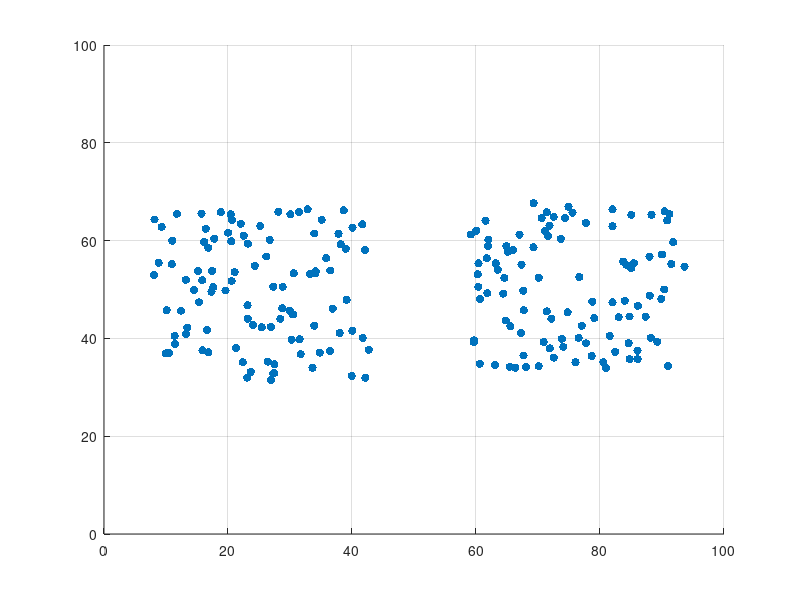

Write the MATLAB code that produced this figure. (Note: this script raises an error after producing the figure.)
%% Data generation
clear; close all; clc;

% Create cluster 1
cluster1 = 35*rand(100,2);
cluster1 = cluster1 - mean(cluster1);

% Create cluster 2
cluster2 = 35*rand(100,2);
cluster2 = cluster2 - mean(cluster2);

% Place clusters
data = [cluster1 + [25,50]; cluster2 + [75,50]];
scatter(data(:,1), data(:,2), 'filled');
axis([0 100 0 100]); grid on;

% Test set
test = rand(1000,2);

%% Kernel PCA

% Create object
kp = kernel_pca;
% Set the dataset
kp.set_data(data);
% Get the similarity matrix
S_kp = kp.similarity;
% Solve the eigendecomposition
[V_kp,W_kp,D_kp] = kp.eigensolve;
% Get the degree matrix
deg_kp = kp.deegre;
% Get the eigenfunctions for the points in 'test'
funs_kp = kp.eigenfun(test);
% Get the embedding defined by the eingenvectors in 'space'
U_kp = kp.embedding([1,2]);
% Plot the eigenfunctions
kp.plot_eigenfun;
% Plot the embedding
kp.plot_embedding([1,2]);
% Plot the similarity matrix
kp.plot_similarity;

%% Diffusion Maps

% Create object
dm = kernel_pca;
% Set the dataset
dm.set_data(data);
% Get the similarity matrix
S_dm = dm.similarity;
% Solve the eigendecomposition
[V_dm,W_dm,D_dm] = dm.eigensolve;
% Get the degree matrix
deg_dm = dm.deegre;
% Get the eigenfunctions for the points in 'test'
funs_dm = dm.eigenfun(test);
% Get the embedding defined by the eingenvectors in 'space'
U_dm = dm.embedding([1,2]);
% Plot the eigenfunctions
dm.plot_eigenfun;
% Plot the embedding
dm.plot_embedding([1,2]);
% Plot the similarity matrix
dm.plot_similarity;

%% Laplacian Eigenmaps

% Create object
le = kernel_pca;
% Set the dataset
le.set_data(data);
% Get the similarity matrix
S_le = le.similarity;
% Solve the eigendecomposition
[V_le,W_le,D_le] = le.eigensolve;
% Get the degree matrix
deg_le = le.deegre;
% Get the eigenfunctions for the points in 'test'
funs_le = le.eigenfun(test);
% Get the embedding defined by the eingenvectors in 'space'
U_le = le.embedding([1,2]);
% Plot the eigenfunctions
le.plot_eigenfun;
% Plot the embedding
le.plot_embedding([1,2]);
% Plot the similarity matrix
le.plot_similarity;
